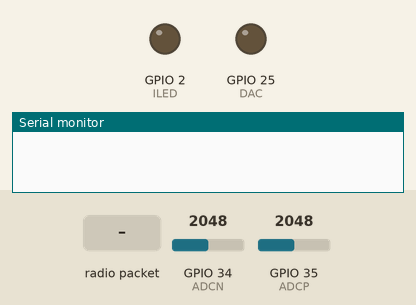
This sketch was run on a simulated ESP32. Parts: output pins drawn as LEDs (lit = HIGH), the last lines printed to the serial monitor. Dashed ring = blinking. The inputs (shaded band) are chosen by the test bench; at power-on: GPIO 34 (ADCN) = 2048, GPIO 35 (ADCP) = 2048.

Above: at 0.9 s.
1.0 s: radio packet "go" arrives
At 1.5 s:
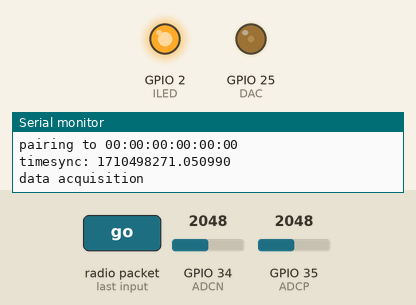
2.6 s: radio packet "ping" arrives
At 3.5 s:
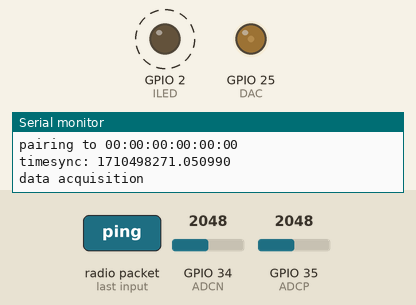
11.6 s: radio packet "checking" arrives
14.6 s: radio packet "stop" arrives
At 17.0 s:
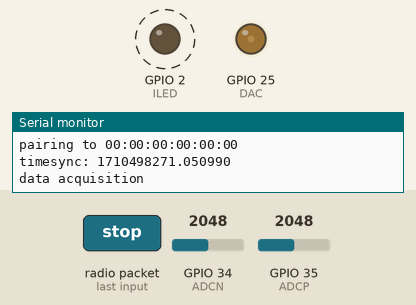
Timing chart, 0 to 18.5 s (numbered marks = the images above; inputs shaded):
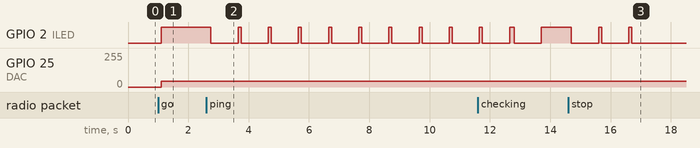

The sketch:

SLAVE_RWV1.ino
```cpp
/*
Rendy x Prof.Yudi - Geofisika Unpad 2019
SLAVE (SENSOR NODE)
*/

#include <WiFi.h>
#include <esp_now.h>

#define DEBUG
#define ADCN 34
#define ADCP 35
#define DAC 25
#define ILED 2
#define TIMEOUT 2000 //2 seconds approx

// give window before deepsleep (in ms)
//#define BOOTWINDOW 120000
//#define BOOTWINDOW 30000

// an hour approximately
//#define EVERY 3600
//#define EVERY 30

uint8_t current_chunk=0;
volatile bool doacq=true;

// ---- DATA FORMAT ----
#define MSG_HEAD 0
#define MSG_INT 1
#define DLENGTH 8192
#define OVERSMP 50
#define CHUNKSIZE 100

typedef struct struct_message {
  uint8_t msgtype;  // this must be the first field
  uint8_t length; // length of this chunk
  uint8_t chunk;
  int16_t data[CHUNKSIZE];
};

typedef struct head_message {
  uint8_t msgtype;
  size_t length;
  uint8_t dtype;
  unsigned long tsample;
  double timestamp;
};

head_message head;
struct_message mdat;

int16_t adcdata[DLENGTH];
volatile bool sendOK=false;
bool transferbusy=false;
//unsigned long twin=BOOTWINDOW;
unsigned long tsmp;
double timestamp;
int devid=0;
long every=3600;
int8_t ack_param=-1;
uint8_t bcastmac[]={0xFF,0xFF,0xFF,0xFF,0xFF,0xFF};

RTC_DATA_ATTR bool nodeack=false;
RTC_DATA_ATTR uint8_t masterAddress[] = {0xFF,0xFF,0xFF,0xFF,0xFF,0xFF};

void blink(int n=1) {
  for(int i=0;i<n;i++) {
    digitalWrite(ILED,HIGH);
    delay(100);
    digitalWrite(ILED,LOW);
    delay(900);
  }
}

void OnDataRecv(const uint8_t * mac, const uint8_t *incomingData, int len) {
      if(comparemac(masterAddress, bcastmac)) {
      // pair to master device
      esp_now_peer_info_t peerInfo;
      peerInfo.channel = 0;
      peerInfo.encrypt = false;
      peerInfo.ifidx=ESP_IF_WIFI_STA;
      memcpy(masterAddress, mac, 6);
      memcpy(peerInfo.peer_addr, mac, 6);
      if (esp_now_add_peer(&peerInfo) != ESP_OK) return;
      Serial.println("pairing to "+mactostring(mac));
    }

  String cmd="";
  String param="";

  String respstr((char*)incomingData);
  int sp=respstr.indexOf(' ');

  //Serial.println(respstr);

  if(sp<0) {
    cmd=respstr;
  }
  else {
    cmd=respstr.substring(0,sp);
    param=respstr.substring(sp+1);
  }

  if (cmd == "ping") {
    if(param == "") blink(10);
    else blink(param.toInt());
  }

  else if (cmd == "checking") {
    char msg[]="checking node-0.1";
    esp_now_send(masterAddress, (uint8_t *) msg, strlen(msg));
    blink(1);
  }

  else if(cmd=="stop") {
    nodeack=false;
    doacq=false;
    blink(3);
  }

 else if (cmd == "go") {
    int dot=param.indexOf('.');
    time_t sec=param.substring(0,dot).toInt();
    time_t usec=param.substring(dot+1,dot+7).toInt();
    setTime(sec,usec);
    char msg1[20];
    sprintf(msg1, "time sync: sec=%ld, usec=%ld", sec, usec);
    esp_now_send(masterAddress, (uint8_t *) msg1, strlen(msg1));

    char msg[]="start Acquisition is running!";
    esp_now_send(masterAddress, (uint8_t *) msg, strlen(msg));

    Serial.printf("timesync: %0.6f\n", getTimestamp());

    nodeack = true;
    doacq = true;
    //blink(2);
  }

  else if(cmd=="info") {
    char devinfo[]="info seismo-node-0.1 element:Z lat:0.0 lon:0.0";
    int devinfo_len = sizeof(devinfo) / sizeof(devinfo[0]);

    if(esp_now_send(mac, (uint8_t*)devinfo, devinfo_len) == ESP_OK) {;
      Serial.println("info sent!");
      }
  }
}

void OnDataSent(const uint8_t *mac_addr, esp_now_send_status_t status) {
  sendOK=(status == ESP_NOW_SEND_SUCCESS);
}

bool esplink() {
  WiFi.mode(WIFI_STA);

  if (esp_now_init() != ESP_OK) {
    Serial.println("Error initializing ESP-NOW");
    return false;
  }

    esp_now_register_recv_cb(OnDataRecv);
    esp_now_register_send_cb(OnDataSent);

    esp_now_peer_info_t peerInfo;
    memcpy(peerInfo.peer_addr, masterAddress, 6);

    peerInfo.channel = 0;
    peerInfo.encrypt = false;
    peerInfo.ifidx=ESP_IF_WIFI_STA;

    if (esp_now_add_peer(&peerInfo) != ESP_OK){
    Serial.println("Failed to add peer");
    return false;
    }

  return true;
}

void setup() {
  Serial.begin(115200);
  pinMode(ILED, OUTPUT);

  esplink();
  inscribe();

   while (true) {
    while (!nodeack) {
    delay(100);
    }

    while (nodeack) {
      if (doacq) {
        getdata();
        nodeack = false;
      }
    }
   }

}

void loop() {

}
```

comm.ino
```cpp
bool inscribe() {
  sendOK = false;
  char msg[]="peer"; // request to peer
  esp_now_send(masterAddress, (uint8_t *) msg, strlen(msg));

  return true;
}

void senddata() {
  transferbusy=true;
  int tout=0;
  int n=DLENGTH/CHUNKSIZE;
  int r=DLENGTH%CHUNKSIZE;
  long dt;

  esp_err_t result;

  head.msgtype=MSG_HEAD;
  head.length=DLENGTH;
  head.dtype=MSG_INT;
  head.tsample=tsmp;
  head.timestamp=timestamp;
  mdat.msgtype=MSG_INT;
  mdat.length=CHUNKSIZE;

 // send head
  sendOK=false;
  tout=0;

  while(true) {
    result=esp_now_send(masterAddress, (uint8_t*) &head, sizeof(head));

    dt=millis()+200;
    while (not sendOK) {
      if(millis()>dt) break;
    }

    if(sendOK) break;

    else if (++tout>=TIMEOUT) {
      Serial.println("data transfer timeout");
      return;
    }
  }

    // send body
  for (int i=0;i<n;i++) {

    sendOK=false;

    mdat.chunk=i;

    int16_t* pc=adcdata+i*CHUNKSIZE;
    memcpy(mdat.data, pc, CHUNKSIZE*sizeof(int16_t));

    tout=0;

    while(true) {
      result=esp_now_send(masterAddress, (uint8_t *) &mdat, sizeof(mdat));

      dt=millis()+200;
      while (not sendOK) {
        if(millis()>dt) break;
      }

      if (sendOK) {
        pc+=CHUNKSIZE;
        break;
      }

      if (++tout>=TIMEOUT) {
        Serial.println("data transfer timeout");
        return;
      }
    }

  }

    if (r) {
    Serial.println("sending last data");
    sendOK=false;
    mdat.length=r;
    mdat.chunk=n;

    int16_t* pc=adcdata+n*CHUNKSIZE;
    memcpy(mdat.data, pc, r*sizeof(int16_t));

    tout=0;

    while(true) {
      result=esp_now_send(masterAddress, (uint8_t *) &mdat, sizeof(mdat));

      dt=millis()+200;
      while (not sendOK) {
        if(millis()>dt) break;
      }

      if (sendOK) break;
      if (++tout>=TIMEOUT) {
        Serial.printf("data transfer timeout (tail:%d)\n",r);
        return;
      }

    }

    transferbusy=false;
  }
  Serial.println("data successfully sent");
}
```

sensor.ino
```cpp
void getdata() {
  Serial.println("data acquisition");


  dacWrite(DAC,45); // 0.58V
  analogSetAttenuation(ADC_0db);
  long dd;
  int ap, an;

  timestamp=getTimestamp();
  unsigned long tt=millis();
  for (int i=0;i<DLENGTH;i++) {

    if (not doacq) break;
    digitalWrite(ILED, HIGH);
    dd=0;
    for(int s=0;s<OVERSMP;s++) {
      ap=analogRead(ADCP);
      an=analogRead(ADCN);
      dd+=(ap-an);
    }
    adcdata[i]=dd/OVERSMP;
  }
  tsmp=millis()-tt;

  digitalWrite(ILED, LOW);
}
```

ultils.ino
```cpp
bool setTime(time_t sec, time_t usec) {
  struct timeval tm;
  struct timezone tz={-420,0}; // GMT+7
  tm.tv_sec=sec;
  tm.tv_usec=usec;
  int retv=settimeofday(&tm,&tz);
  return (retv==-1)?false:true;
}

double getTimestamp() {
  struct timeval tm;
  struct timezone tz;
  gettimeofday(&tm, &tz);
  double st=(double)tm.tv_sec;
  double ut=(double)tm.tv_usec;
  double tt;
  ut=ut*1e-6;
  tt=st+ut;
  return tt;
}

String mactostring(const uint8_t* mac) {
  char ms[20];
  sprintf(ms,"%02X:%02X:%02X:%02X:%02X:%02X",
          mac[0],mac[1],mac[2],mac[3],mac[4],mac[5]);
  return ms;
}

bool comparemac(const uint8_t* maca, const uint8_t* macb) {
  for (int i=0;i<6;i++) {
    if (maca[i] != macb[i]) return false;
  }
  return true;
}
```

Measured:
- after the input at 1.0 s, GPIO 2 (ILED): LOW → HIGH after 0.10 s; GPIO 25 (DAC): 0/255 → 45/255 after 0.10 s
- after the input at 2.6 s, GPIO 2 (ILED): alternates HIGH for 0.10 s and LOW for 0.90 s, starting after 0.15 s
- after the input at 14.6 s, GPIO 2 (ILED): alternates HIGH for 0.10 s and LOW for 0.90 s, 5 changes in all, then stays LOW, starting after 0.10 s
